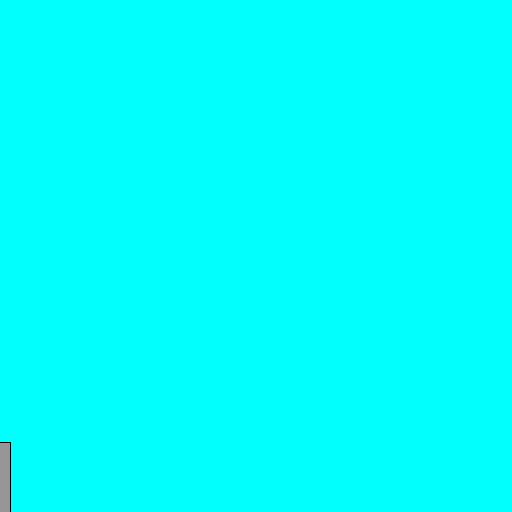
Frame 1 (no input)
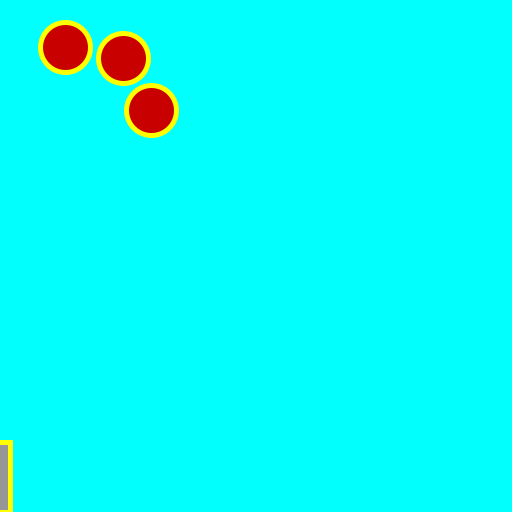
Frame 60 (the mouse pressed at the canvas centre just before this capture)
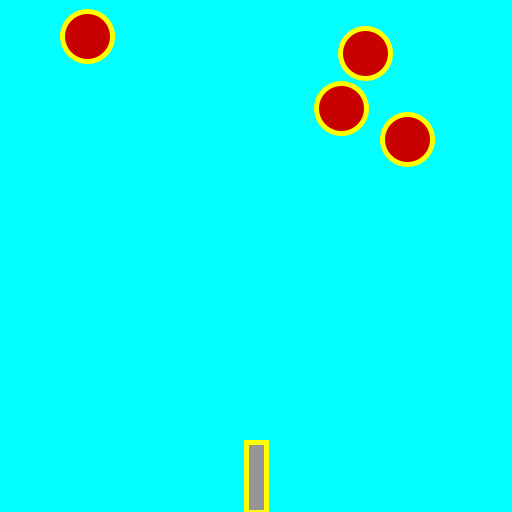
Frame 120 (the mouse held since frame 60 and released just before this capture)

The Processing sketch that drew these frames (run headless with seeded random() and noise(); from frame 60 on, the mouse is pressed at the canvas centre):

// Processing sketch: Esame_8_05_2018_es2
// ── Esame_8_05_2018_es2.pde
ArrayList<Asteroid> as;
ArrayList<Bullet> b;
Gun g;

void setup(){
   size(512,512);
   frameRate(60);
   as = new ArrayList<Asteroid>();
   b = new ArrayList<Bullet>();
   g = new Gun();
}

void draw(){
   background(#00FFFD); 
  
   g.run();
   
   for(Bullet bu : b){
      bu.run(); 
   }
   
   for(Asteroid a : as){
      a.run();
      for(Bullet bu : b){
         a.hit(bu); 
      }
   }
   
   if(random(0, 100) < 5){
      as.add(new Asteroid(-50, random(256), random(2, 7), random(-2, 2))); 
   }
}

void keyPressed(){
   if(key == 'A' || key == 'a'){
     b.add(g.shot());
   }
   if(key == 'r' || key == 'R'){
      setup(); 
   }
}

// ── Asteroid.pde
class Asteroid{
   float x,y;
   float vx, vy;
   boolean state = true;
   float d = 50;
   
   Asteroid(float x, float y, float vx, float vy){
      this.x = x;
      this.y = y;
      this.vx = vx;
      this.vy = vy;
   }
   
   void display(){
     if(state){
       fill(200,0,0);
     }else{
      fill(#787878, 190); 
     }
      stroke(255, 255, 0);
      strokeWeight(5);
      ellipse(x, y, d, d);
   }
   
   void move(){
     if(state == false){
         y += abs(0.2); 
      }else{
        x += vx;
        y += vy;
      }
   }
   
  void hit(Bullet b){
  float distance = dist(b.x, b.y, x, y); 
    if(distance < d / 2 && state) { 
      state = false; 
    }
  }

   void run(){
     display();
     move();       
   }
}

// ── Bullet.pde
class Bullet{
   float x, y;
   float vy = 10;
   float d = 10;
   
   Bullet(float x, float y){
      this.x = x;
      this.y = y;
   }
   
   void display(){
      noStroke();
      fill(#B600FF);
      ellipse(x,y, d, d);
   }
   
   void move(){
      y -= abs(vy);
   }
   
   void run(){
      display();
      move();
   }
}

// ── Gun.pde
class Gun{
   float x, y;
   float h = 70;
   float b = 20;
   
   Gun(){}
   
   void display(){
      rectMode(CENTER);
      fill(150);
      rect(mouseX, height - 35, b, h);
   }
   
   Bullet shot(){
      return new Bullet(mouseX, float(height - 70)); 
   }
   
   void run(){
      display(); 
   }
}
